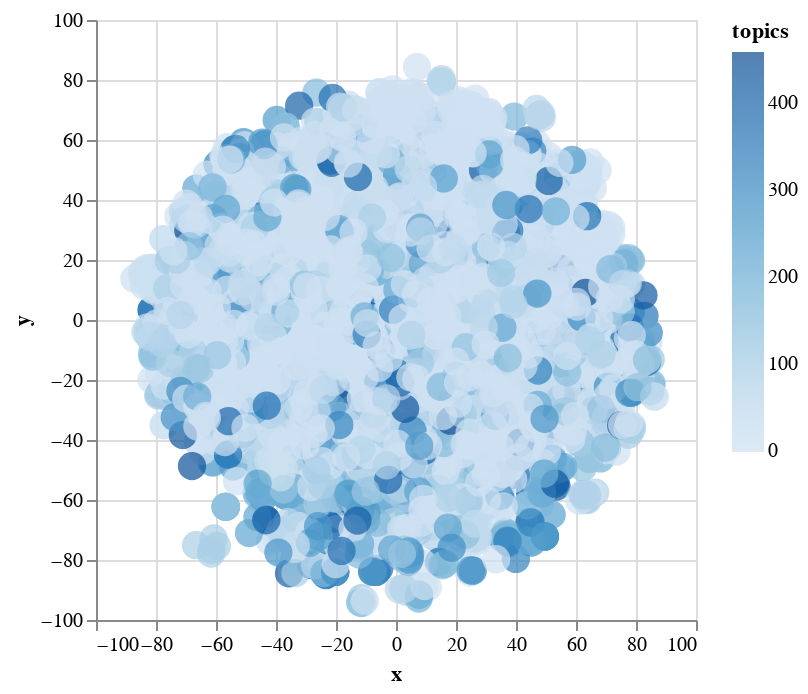

The notebook cell saved with this chart:
### Code cell
sample_data_lda = data_tsne.sample(n=5000)
alt.Chart(sample_data_lda).mark_circle(size=200).encode(x='x', y='y', color='topics', tooltip=['description']).interactive()

### Figure 1 — Vega-Lite specification as saved in the notebook (floating-point values rounded to 4 significant figures; data arrays with more than 128 entries replaced by an {"elided": "..."} marker saying what was removed)
{"config": {"view": {"continuousWidth": 300, "continuousHeight": 300}}, "data": {"name": "data-c1b3ac7c4c55df6338af557bf1976629"}, "mark": {"type": "circle", "size": 200}, "encoding": {"color": {"field": "topics", "type": "quantitative"}, "tooltip": [{"field": "description", "type": "nominal"}], "x": {"field": "x", "type": "quantitative"}, "y": {"field": "y", "type": "quantitative"}}, "params": [{"name": "param_1", "select": {"type": "interval", "encodings": ["x", "y"]}, "bind": "scales"}], "$schema": "https://vega.github.io/schema/vega-lite/v5.20.1.json", "datasets": {"data-c1b3ac7c4c55df6338af557bf1976629": {"elided": "5000 records"}}}
